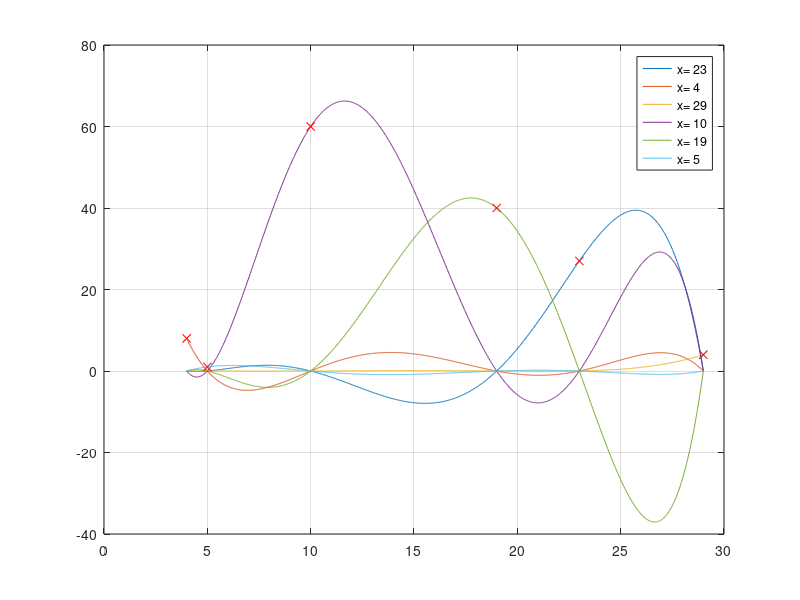

The MATLAB source for this figure:
yk = [27, 8, 4, 60, 40, 1];
xk = [23, 4, 29, 10, 19, 5];
k = 1;
legendInfo = cell(1, length(xk)-1);

while k < length(xk) + 1
    x = linspace(min(xk), max(xk), 1000);
    y = ones(size(x));
    for ii = 1:length(xk)
        if ii ~= k
            y = y .* (x - xk(ii)) ./ (xk(k) - xk(ii));
        end
    end
    plot(x, y .* yk(k));
    grid on;
    hold on;
    legendInfo{k} = ['x= ' num2str(xk(k))];
    k = k + 1;
end
k = 1;
while k < length(xk) + 1
    plot(xk(k),yk(k),'rx');
    k = k + 1;
end

legend(legendInfo);
hold off